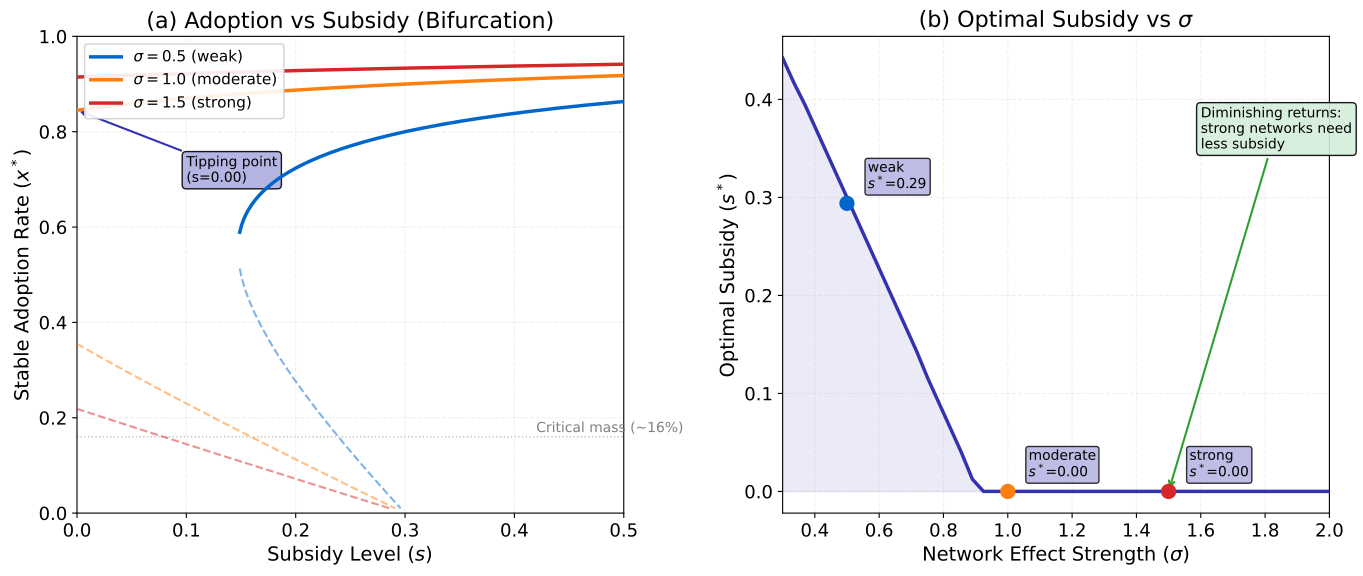

Recreate this plot in Python.
r"""Network Adoption with Subsidies

Multi-panel chart showing how subsidies affect payment network adoption
equilibria under different network effect strengths.

# Multi-panel override: comparative statics requires simultaneous visibility

Economic Model: Network Adoption Dynamics
- $\frac{dx}{dt} = (\sigma x - c + s)(1-x) - \delta x$
- Steady states: stable adoption as function of subsidy $s$ for different $\sigma$
- Bifurcation diagram shows critical mass threshold

Calibration: sigma = [0.5, 1.0, 1.5], c = 0.3, delta_d = 0.1, s in [0, 0.5]

Citation: Katz & Shapiro (1985), Cabral (2011)
"""
import matplotlib.pyplot as plt
import numpy as np
from pathlib import Path
from scipy.optimize import brentq

np.random.seed(42)

plt.rcParams.update({
    'font.size': 14, 'axes.labelsize': 14, 'axes.titlesize': 16,
    'xtick.labelsize': 13, 'ytick.labelsize': 13, 'legend.fontsize': 13,
    'figure.dpi': 150
})

MLPURPLE = '#3333B2'
MLBLUE = '#0066CC'
MLORANGE = '#FF7F0E'
MLGREEN = '#2CA02C'
MLRED = '#D62728'
MLLAVENDER = '#ADADE0'

# --- Model parameters ---
c = 0.3       # adoption cost
delta_d = 0.1  # decay/churn rate
sigmas = [0.5, 1.0, 1.5]
sigma_colors = [MLBLUE, MLORANGE, MLRED]
sigma_labels = [r'$\sigma=0.5$ (weak)', r'$\sigma=1.0$ (moderate)',
                r'$\sigma=1.5$ (strong)']

s_range = np.linspace(0, 0.5, 300)


def dxdt(x, sigma, s):
    """dx/dt = (sigma*x - c + s)*(1-x) - delta_d*x"""
    return (sigma * x - c + s) * (1 - x) - delta_d * x


def find_equilibria(sigma, s):
    """Find all steady states for given sigma and s."""
    x_grid = np.linspace(0.001, 0.999, 1000)
    f_vals = np.array([dxdt(x, sigma, s) for x in x_grid])

    # Find sign changes
    equilibria = []
    for i in range(len(f_vals) - 1):
        if f_vals[i] * f_vals[i + 1] < 0:
            try:
                x_eq = brentq(dxdt, x_grid[i], x_grid[i + 1], args=(sigma, s))
                # Check stability: d(dxdt)/dx < 0 means stable
                eps = 1e-6
                deriv = (dxdt(x_eq + eps, sigma, s) - dxdt(x_eq - eps, sigma, s)) / (2 * eps)
                equilibria.append((x_eq, deriv < 0))
            except ValueError:
                pass

    # Also check x=0 boundary
    if dxdt(0.001, sigma, s) < 0:
        equilibria.append((0.0, True))
    else:
        equilibria.append((0.0, False))

    return equilibria


fig, (ax1, ax2) = plt.subplots(1, 2, figsize=(14, 6))

# --- Panel (a): Bifurcation diagram ---
for k, (sigma, color, label) in enumerate(zip(sigmas, sigma_colors, sigma_labels)):
    stable_x = []
    stable_s = []
    unstable_x = []
    unstable_s = []

    for s_val in s_range:
        eqs = find_equilibria(sigma, s_val)
        for x_eq, is_stable in eqs:
            if is_stable and x_eq > 0.01:
                stable_x.append(x_eq)
                stable_s.append(s_val)
            elif not is_stable and x_eq > 0.01:
                unstable_x.append(x_eq)
                unstable_s.append(s_val)

    ax1.plot(stable_s, stable_x, '-', color=color, linewidth=2.5,
             label=label, zorder=4)
    if unstable_s:
        ax1.plot(unstable_s, unstable_x, '--', color=color, linewidth=1.5,
                 alpha=0.5, zorder=3)

# Mark critical mass threshold region
ax1.axhline(y=0.16, color='gray', linestyle=':', linewidth=1, alpha=0.5)
ax1.text(0.42, 0.17, 'Critical mass (~16%)', fontsize=10, color='gray')

# Annotate the bifurcation point for sigma=1.0
# Find where stable branch appears for sigma=1.0
for s_val in s_range:
    eqs = find_equilibria(1.0, s_val)
    high_stable = [x for x, st in eqs if st and x > 0.3]
    if high_stable:
        ax1.annotate(f'Tipping point\n(s={s_val:.2f})',
                     xy=(s_val, high_stable[0]),
                     xytext=(s_val + 0.1, high_stable[0] - 0.15),
                     fontsize=10,
                     bbox=dict(boxstyle='round,pad=0.3', facecolor=MLLAVENDER,
                               alpha=0.9),
                     arrowprops=dict(arrowstyle='->', color=MLPURPLE, lw=1.5))
        break

ax1.set_xlabel('Subsidy Level ($s$)')
ax1.set_ylabel('Stable Adoption Rate ($x^*$)')
ax1.set_title('(a) Adoption vs Subsidy (Bifurcation)')
ax1.legend(loc='upper left', fontsize=11, framealpha=0.9)
ax1.set_xlim(0, 0.5)
ax1.set_ylim(0, 1.0)
ax1.grid(True, alpha=0.2, linestyle='--')

# --- Panel (b): Optimal subsidy vs sigma ---
sigma_range = np.linspace(0.3, 2.0, 50)
optimal_subsidies = []
max_adoption_gains = []

for sigma in sigma_range:
    best_s = 0
    best_gain = 0
    for s_val in np.linspace(0, 0.5, 200):
        eqs = find_equilibria(sigma, s_val)
        high_eq = [x for x, st in eqs if st and x > 0.1]
        eqs_no_sub = find_equilibria(sigma, 0)
        base_eq = [x for x, st in eqs_no_sub if st and x > 0.01]
        base_max = max(base_eq) if base_eq else 0

        if high_eq:
            gain = max(high_eq) - base_max
            # Net benefit: gain - cost_of_subsidy
            net = gain - s_val * 0.5  # cost weight
            if net > best_gain:
                best_gain = net
                best_s = s_val

    optimal_subsidies.append(best_s)

ax2.plot(sigma_range, optimal_subsidies, '-', color=MLPURPLE, linewidth=2.5,
         zorder=4)
ax2.fill_between(sigma_range, optimal_subsidies, alpha=0.1, color=MLPURPLE)

# Mark the three specific sigma values
for sigma, color, label_short in zip(sigmas, sigma_colors,
                                      ['weak', 'moderate', 'strong']):
    idx = np.argmin(np.abs(sigma_range - sigma))
    s_opt = optimal_subsidies[idx]
    ax2.plot(sigma, s_opt, 'o', color=color, markersize=10, zorder=5)
    ax2.annotate(f'{label_short}\n$s^*$={s_opt:.2f}',
                 xy=(sigma, s_opt), xytext=(15, 10),
                 textcoords='offset points', fontsize=10,
                 bbox=dict(boxstyle='round,pad=0.2', facecolor=MLLAVENDER,
                           alpha=0.8))

# Diminishing returns annotation
ax2.annotate('Diminishing returns:\nstrong networks need\nless subsidy',
             xy=(1.5, optimal_subsidies[np.argmin(np.abs(sigma_range - 1.5))]),
             xytext=(1.6, 0.35),
             fontsize=10,
             bbox=dict(boxstyle='round,pad=0.3', facecolor='#d4edda', alpha=0.9),
             arrowprops=dict(arrowstyle='->', color=MLGREEN, lw=1.5))

ax2.set_xlabel(r'Network Effect Strength ($\sigma$)')
ax2.set_ylabel('Optimal Subsidy ($s^*$)')
ax2.set_title(r'(b) Optimal Subsidy vs $\sigma$')
ax2.set_xlim(0.3, 2.0)
ax2.grid(True, alpha=0.2, linestyle='--')

plt.tight_layout()
plt.savefig(Path(__file__).parent / 'chart.pdf', dpi=300, bbox_inches='tight')
plt.savefig(Path(__file__).parent / 'chart.png', dpi=150, bbox_inches='tight')
plt.close()
print("Chart saved to chart.pdf and chart.png")
